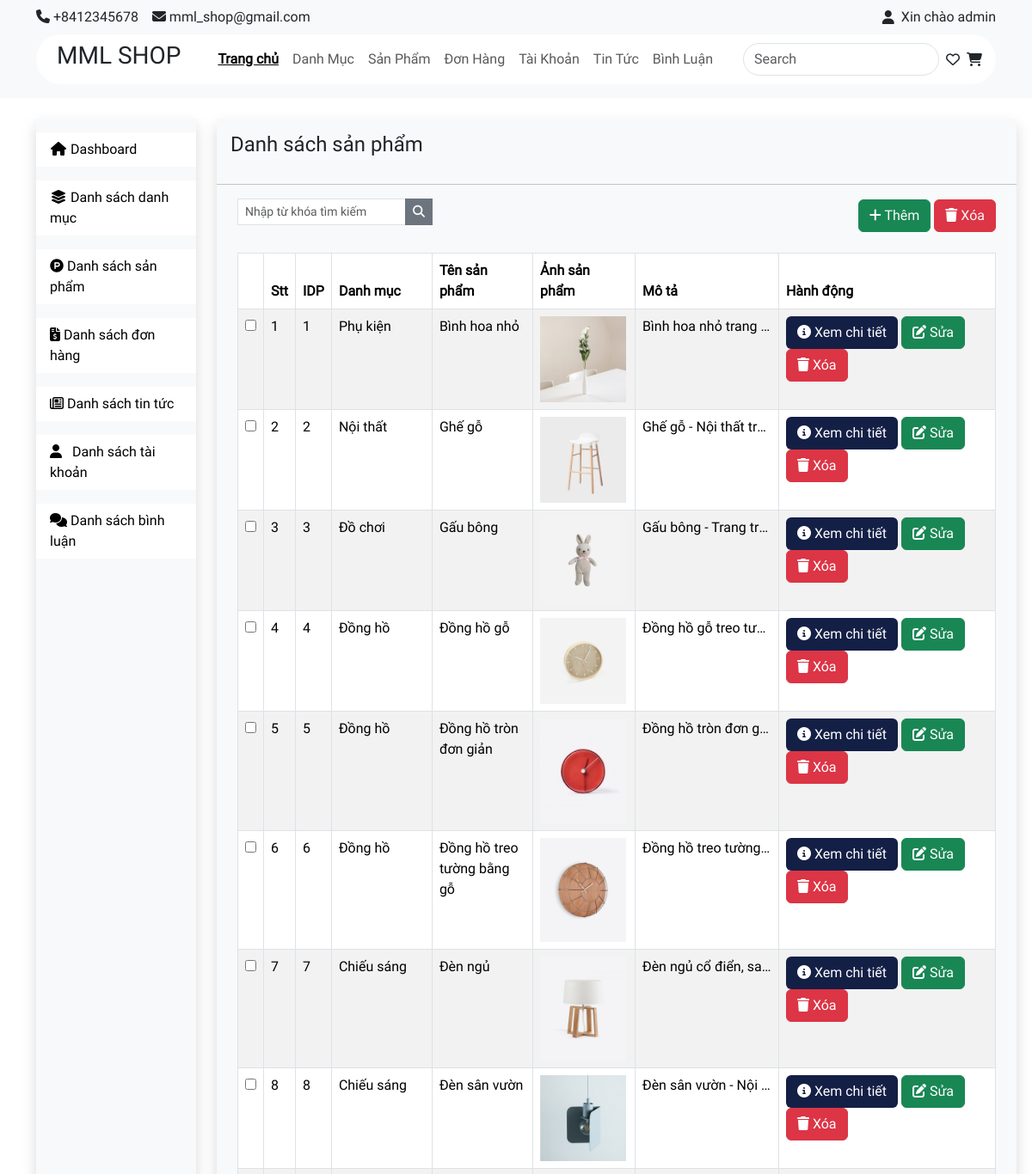
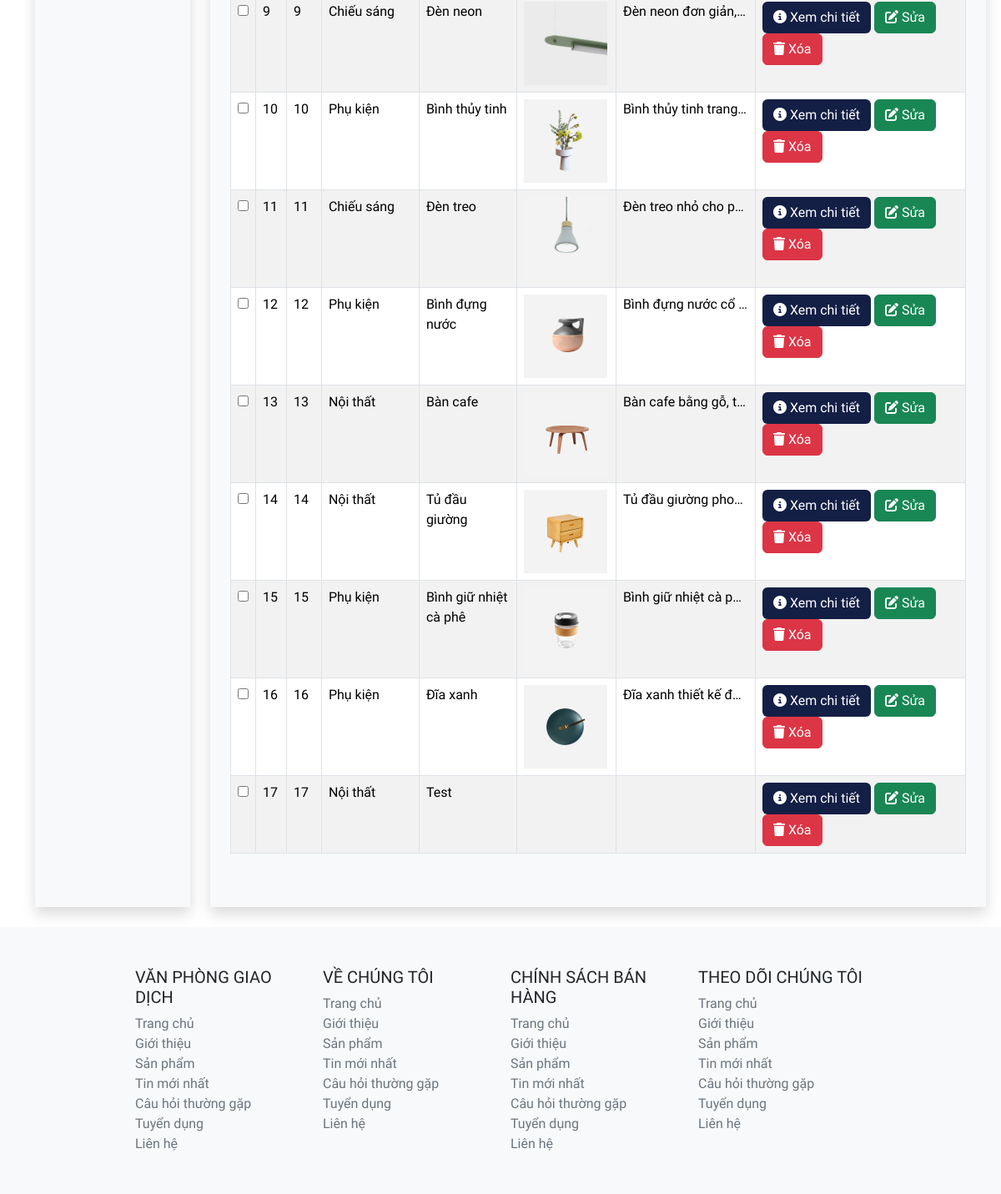
Screenshot of /admin/index.php?act=list-product with the database file from the repository (2 pictures, top to bottom).
### tables this page shows
CREATE TABLE `product` (
  `pro_id` int NOT NULL,
  `pro_name` varchar(255) NOT NULL,
  `pro_image` varchar(255) DEFAULT NULL,
  `pro_description` varchar(255) NOT NULL,
  `cate_id` int NOT NULL
);

CREATE TABLE `category` (
  `cate_id` int NOT NULL,
  `cate_name` varchar(255) NOT NULL,
  `cate_status` tinyint NOT NULL DEFAULT '1' COMMENT '1: Tồn tại\r\n0: Không tồn tại'
);

### admin/controller/productController.php (called while the page is built, shortened)
<?php
class ProductController {
    public $productQuery;
    public function __construct() {
        $this -> productQuery = new ProductQuery();
    }
    public function list() {
        $dsProduct = $this->productQuery->all();
        include "view/product/list.php";
    }
}
?>

### admin/index.php (called while the page is built, shortened)
<?php
  include "../common/function.php";
include "controller/productController.php";
include "model/productQuery.php";
$act = $_GET['act'] ?? "";
match ($act) {
    '' => (new CategoryController()) -> list(),
    'list-product' => (new ProductController()) -> list(),
    'create-product' => (new ProductController()) -> create(),
    'read-one-product' => (new ProductController()) -> readOneProduct(),
    'delete-product' => (new ProductController()) -> deleteProduct(),
    'view-product-detail' => (new ProductController()) -> listProductDetail(),
    'create-product-detail' => (new ProductController()) -> createProductDetail(),
    'update-product-detail' => (new ProductController()) -> readOneProductDetail(),
    'delete-product-detail' => (new ProductController()) -> deleteProductDetail(),
    'list-category' => (new CategoryController()) -> list(),
    'create-category' => (new CategoryController()) -> create(),
    'update-category' => (new CategoryController()) -> update(),
    'delete-category' => (new CategoryController()) -> delete(),
    'restore-category' => (new CategoryController()) -> restore(),
  };
?>

### common/function.php (called while the page is built, shortened)
<?php
    function connectDB() {
        $host = DB_HOST;
        $port  = DB_PORT;
        $dbname = DB_NAME;
        try {
            $conn = new PDO ("mysql:host=$host;port=$port;dbname=$dbname",DB_USER,DB_PASS);
            return $conn;
        } catch (\Throwable $th) {
            echo "Lỗi";
        }
    }
    function convertToObjectProduct($row) {
        $product = new Product();
        $product -> pro_id = $row['pro_id'];
        $product -> pro_name = $row['pro_name'];
        $product -> pro_image = $row['pro_image'];
        $product -> pro_description = $row['pro_description'];
        $product -> cate_id = $row['cate_id'];
        $product -> cate_name = $row['cate_name'];
        $product -> cate_status = $row['cate_status'];
        return $product;
    }
?>

### admin/model/productQuery.php (called while the page is built, shortened)
<?php
class ProductQuery {
    public $pdo;
    public function __construct() {
        $this->pdo = connectDB();
    }
    public function __destruct() {
        $this -> pdo = null;
    }
    public function all() {
        try {
            $sql = "select * from product inner join category on product.cate_id = category.cate_id";
            $data = $this->pdo->query($sql)->fetchAll();
            $dsProduct = [];
            foreach ($data as $row) {
                $dsProduct[] = convertToObjectProduct($row);
            }
            return $dsProduct;
        } catch (Exception $e) {
            echo "Lỗi: ".$e ->getMessage();
            echo "<hr>";
        }
    }
}
?>

### admin/view/product/list.php (the view, shortened to what this page needs)
<!DOCTYPE html>
<html lang="en">
<head>
    <link href="https://cdn.jsdelivr.net/npm/bootstrap@5.3.3/dist/css/bootstrap.min.css" rel="stylesheet">
    <link rel="stylesheet" href="../giaodien/style.css">
</head>
<body>
    <?php
    include "view/component/header.php"
    ?>
    <main class="d-flex container">
        <?php
        include "view/component/sidebar.php"
        ?>
        <div class="shadow bg-light pb-5 mt-4 ms-4 mb-4 col-md-10">
            <h4 class="p-3">Danh sách sản phẩm</h4>
            <hr>
            <div class="d-flex justify-content-between align-items-center">
                <form action="" class="ms-4">
                    <div class="input-group input-group-sm">
                        <input class="form-control rounded-0 mb-2" type="search" id="search" name="search" placeholder="Nhập từ khóa tìm kiếm" aria-label="Sizing example input" aria-describedby="inputGroup-sizing-sm">
                        <div class="input-group-sm">
                            <button type="button" class="btn btn-secondary rounded-0">
                                <i class="fa fa-search"></i>
                            </button>
                        </div>
                    </div>
                </form>
                <div class="me-4">
                    <button class="btn btn-success">
                        <i class="fa-solid fa-plus"></i>
                        <a href="index.php?act=create-product" class="text-light">Thêm</a>
                    </button>
                    <button class="btn btn-danger">
                        <i class="fa-solid fa-trash"></i>
                        <a href="" class="text-light">Xóa</a>
                    </button>
                </div>
            </div>
            <div class="pt-4 ms-4 me-4">
                <table class="table table-striped table-hover table-bordered">
                    <thead>
                        <tr>
                            <th></th>
                            <th scope="col">Stt</th>
                            <th scope="col">IDP</th>
                            <th scope="col">Danh mục</th>
                            <th scope="col">Tên sản phẩm</th>
                            <th scope="col">Ảnh sản phẩm</th>
                            <th scope="col">Mô tả</th>
                            <th scope="col">Hành động</th>
                        </tr>
                    </thead>
                    <tbody>
                        <?php
                        $i = 1;
                        foreach ($dsProduct as $key => $pro) {
                        ?>
                            <tr>
                                <td>
                                    <input type="checkbox">
                                </td>
                                <td scope="row">
                                    <?= $i++?>
                                </td>
                                <td scope="row">
                                    <?= $pro->pro_id?>
                                </td>
                                <?php
                                    if ($pro->cate_status != 1 ) { ?>
                                        <td>
                                        <div style="white-space: wrap; overflow: hidden; text-overflow: ellipsis; width: 100px;">
                                            Danh mục không tồn tại
                                        </div>
                                    </td>
                                    <?php
                                    } else {
                                        ?>
                                             <td>
                                                <div style="white-space: wrap; overflow: hidden; text-overflow: ellipsis; width: 100px;">
                                                    <?= $pro->cate_name?>
                                                </div>
                                </td>
                                        <?php
                                    }
                                ?>
                                <td>
                                    <div style="white-space: wrap; overflow: hidden; text-overflow: ellipsis; width: 100px;">
                                    <?= $pro->pro_name?>
                                    </div>
                                </td>
                                <td>
                                    <img src="../img/product/<?= $pro->pro_image ?>" alt="" style="width:100px;">
                                </td>
                                <td>
                                    <div style="white-space: nowrap; overflow: hidden; text-overflow: ellipsis; width: 150px;">
                                    <?= $pro->pro_description?>
                                    </div>
                                </td>
                                <td>
                                    <button class="btn" style="background: #141F46;">
                                        <a href="index.php?act=view-product-detail&pro_id=<?= $pro->pro_id ?>" class="text-white">
                                            <i class="fa-solid fa-circle-info"></i> Xem chi tiết
                                        </a>
                                    </button>
                                    <button class="btn btn-success ">
                                        <a href="index.php?act=read-one-product&pro_id=<?= $pro->pro_id ?>" class="text-white">
                                            <i class="fa-solid fa-pen-to-square"></i> Sửa
                                        </a>
                                    </button>
                                    <button class="btn btn-danger">
                                        <a onclick="return confirm('Bạn sẽ mất hết thông tin chi tiết về sản phẩm này!!!! Xác nhận xóa sản phẩm #<?= $pro->pro_id?>?')" href="index.php?act=delete-product&pro_id=<?= $pro->pro_id ?>" class="text-white">
                                            <i class="fa-solid fa-trash"></i> Xóa
                                        </a>
                                    </button>
                                </td>
                            </tr>
                        <?php
                        }
                        ?>
                    </tbody>
                </table>
            </div>
        </div>
    </main>
    <?php
    include "view/component/footer.php"
    ?>
</body>
</html>

### rows the page displays
product: pro_id "1", cate.cate_name "Phụ kiện", pro_name "Bình hoa nhỏ", pro_image (picture), pro_description "Bình hoa nhỏ trang…"
product: pro_id "2", cate.cate_name "Nội thất", pro_name "Ghế gỗ", pro_image (picture), pro_description "Ghế gỗ - Nội thất tr…"
product: pro_id "3", cate.cate_name "Đồ chơi", pro_name "Gấu bông", pro_image (picture), pro_description "Gấu bông - Trang tr…"
product: pro_id "4", cate.cate_name "Đồng hồ", pro_name "Đồng hồ gỗ", pro_image (picture), pro_description "Đồng hồ gỗ treo tư…"
product: pro_id "5", cate.cate_name "Đồng hồ", pro_name "Đồng hồ tròn đơn giản", pro_image (picture), pro_description "Đồng hồ tròn đơn g…"
product: pro_id "6", cate.cate_name "Đồng hồ", pro_name "Đồng hồ treo tường bằng gỗ", pro_image (picture), pro_description "Đồng hồ treo tường…"
product: pro_id "7", cate.cate_name "Chiếu sáng", pro_name "Đèn ngủ", pro_image (picture), pro_description "Đèn ngủ cổ điển, sa…"
product: pro_id "8", cate.cate_name "Chiếu sáng", pro_name "Đèn sân vườn", pro_image (picture), pro_description "Đèn sân vườn - Nội…"
product: pro_id "9", cate.cate_name "Chiếu sáng", pro_name "Đèn neon", pro_image (picture), pro_description "Đèn neon đơn giản,…"
product: pro_id "10", cate.cate_name "Phụ kiện", pro_name "Bình thủy tinh", pro_image (picture), pro_description "Bình thủy tinh trang…"
product: pro_id "11", cate.cate_name "Chiếu sáng", pro_name "Đèn treo", pro_image (picture), pro_description "Đèn treo nhỏ cho p…"
product: pro_id "12", cate.cate_name "Phụ kiện", pro_name "Bình đựng nước", pro_image (picture), pro_description "Bình đựng nước cổ…"
product: pro_id "13", cate.cate_name "Nội thất", pro_name "Bàn cafe", pro_image (picture), pro_description "Bàn cafe bằng gỗ, t…"
product: pro_id "14", cate.cate_name "Nội thất", pro_name "Tủ đầu giường", pro_image (picture), pro_description "Tủ đầu giường pho…"
product: pro_id "15", cate.cate_name "Phụ kiện", pro_name "Bình giữ nhiệt cà phê", pro_image (picture), pro_description "Bình giữ nhiệt cà p…"
product: pro_id "16", cate.cate_name "Phụ kiện", pro_name "Đĩa xanh", pro_image (picture), pro_description "Đĩa xanh thiết kế đ…"
product: pro_id "17", cate.cate_name "Nội thất", pro_name "Test"
